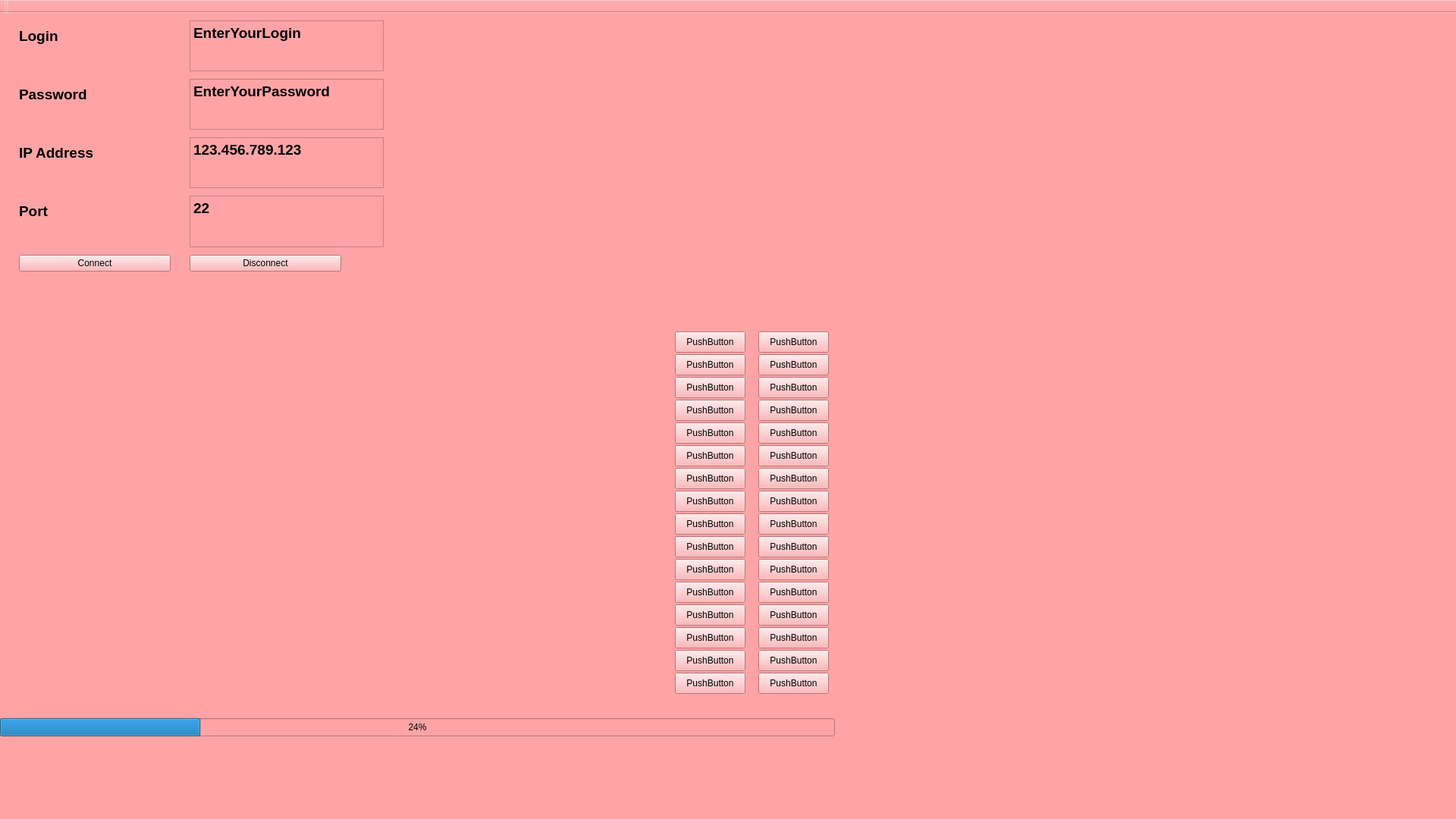
<?xml version="1.0" encoding="UTF-8"?>
<ui version="4.0">
 <class>Server_ManagerQT5</class>
 <widget class="QMainWindow" name="Server_ManagerQT5">
  <property name="geometry">
   <rect>
    <x>0</x>
    <y>0</y>
    <width>1920</width>
    <height>1080</height>
   </rect>
  </property>
  <property name="windowTitle">
   <string>Server Manager</string>
  </property>
  <property name="windowIcon">
   <iconset>
    <normaloff>.</normaloff>.</iconset>
  </property>
  <property name="styleSheet">
   <string notr="true">background-color: rgb(255, 164, 166);</string>
  </property>
  <widget class="QWidget" name="centralwidget">
   <widget class="QProgressBar" name="connectionBar">
    <property name="geometry">
     <rect>
      <x>0</x>
      <y>930</y>
      <width>1101</width>
      <height>24</height>
     </rect>
    </property>
    <property name="layoutDirection">
     <enum>Qt::LeftToRight</enum>
    </property>
    <property name="value">
     <number>24</number>
    </property>
    <property name="textDirection">
     <enum>QProgressBar::TopToBottom</enum>
    </property>
   </widget>
   <widget class="QPushButton" name="pushButton">
    <property name="geometry">
     <rect>
      <x>1000</x>
      <y>420</y>
      <width>93</width>
      <height>28</height>
     </rect>
    </property>
    <property name="text">
     <string>PushButton</string>
    </property>
   </widget>
   <widget class="QPushButton" name="pushButton_2">
    <property name="geometry">
     <rect>
      <x>1000</x>
      <y>450</y>
      <width>93</width>
      <height>28</height>
     </rect>
    </property>
    <property name="text">
     <string>PushButton</string>
    </property>
   </widget>
   <widget class="QPushButton" name="pushButton_3">
    <property name="geometry">
     <rect>
      <x>1000</x>
      <y>510</y>
      <width>93</width>
      <height>28</height>
     </rect>
    </property>
    <property name="text">
     <string>PushButton</string>
    </property>
   </widget>
   <widget class="QPushButton" name="pushButton_4">
    <property name="geometry">
     <rect>
      <x>1000</x>
      <y>480</y>
      <width>93</width>
      <height>28</height>
     </rect>
    </property>
    <property name="text">
     <string>PushButton</string>
    </property>
   </widget>
   <widget class="QPushButton" name="pushButton_5">
    <property name="geometry">
     <rect>
      <x>1000</x>
      <y>570</y>
      <width>93</width>
      <height>28</height>
     </rect>
    </property>
    <property name="text">
     <string>PushButton</string>
    </property>
   </widget>
   <widget class="QPushButton" name="pushButton_6">
    <property name="geometry">
     <rect>
      <x>1000</x>
      <y>540</y>
      <width>93</width>
      <height>28</height>
     </rect>
    </property>
    <property name="text">
     <string>PushButton</string>
    </property>
   </widget>
   <widget class="QPushButton" name="pushButton_7">
    <property name="geometry">
     <rect>
      <x>1000</x>
      <y>630</y>
      <width>93</width>
      <height>28</height>
     </rect>
    </property>
    <property name="text">
     <string>PushButton</string>
    </property>
   </widget>
   <widget class="QPushButton" name="pushButton_8">
    <property name="geometry">
     <rect>
      <x>1000</x>
      <y>600</y>
      <width>93</width>
      <height>28</height>
     </rect>
    </property>
    <property name="text">
     <string>PushButton</string>
    </property>
   </widget>
   <widget class="QPushButton" name="pushButton_9">
    <property name="geometry">
     <rect>
      <x>890</x>
      <y>450</y>
      <width>93</width>
      <height>28</height>
     </rect>
    </property>
    <property name="text">
     <string>PushButton</string>
    </property>
   </widget>
   <widget class="QPushButton" name="pushButton_10">
    <property name="geometry">
     <rect>
      <x>890</x>
      <y>480</y>
      <width>93</width>
      <height>28</height>
     </rect>
    </property>
    <property name="text">
     <string>PushButton</string>
    </property>
   </widget>
   <widget class="QPushButton" name="pushButton_11">
    <property name="geometry">
     <rect>
      <x>890</x>
      <y>570</y>
      <width>93</width>
      <height>28</height>
     </rect>
    </property>
    <property name="text">
     <string>PushButton</string>
    </property>
   </widget>
   <widget class="QPushButton" name="pushButton_12">
    <property name="geometry">
     <rect>
      <x>890</x>
      <y>630</y>
      <width>93</width>
      <height>28</height>
     </rect>
    </property>
    <property name="text">
     <string>PushButton</string>
    </property>
   </widget>
   <widget class="QPushButton" name="pushButton_13">
    <property name="geometry">
     <rect>
      <x>890</x>
      <y>540</y>
      <width>93</width>
      <height>28</height>
     </rect>
    </property>
    <property name="text">
     <string>PushButton</string>
    </property>
   </widget>
   <widget class="QPushButton" name="pushButton_14">
    <property name="geometry">
     <rect>
      <x>890</x>
      <y>600</y>
      <width>93</width>
      <height>28</height>
     </rect>
    </property>
    <property name="text">
     <string>PushButton</string>
    </property>
   </widget>
   <widget class="QPushButton" name="pushButton_15">
    <property name="geometry">
     <rect>
      <x>890</x>
      <y>510</y>
      <width>93</width>
      <height>28</height>
     </rect>
    </property>
    <property name="text">
     <string>PushButton</string>
    </property>
   </widget>
   <widget class="QPushButton" name="pushButton_16">
    <property name="geometry">
     <rect>
      <x>890</x>
      <y>420</y>
      <width>93</width>
      <height>28</height>
     </rect>
    </property>
    <property name="text">
     <string>PushButton</string>
    </property>
   </widget>
   <widget class="QPushButton" name="pushButton_17">
    <property name="geometry">
     <rect>
      <x>1000</x>
      <y>690</y>
      <width>93</width>
      <height>28</height>
     </rect>
    </property>
    <property name="text">
     <string>PushButton</string>
    </property>
   </widget>
   <widget class="QPushButton" name="pushButton_18">
    <property name="geometry">
     <rect>
      <x>890</x>
      <y>720</y>
      <width>93</width>
      <height>28</height>
     </rect>
    </property>
    <property name="text">
     <string>PushButton</string>
    </property>
   </widget>
   <widget class="QPushButton" name="pushButton_19">
    <property name="geometry">
     <rect>
      <x>890</x>
      <y>690</y>
      <width>93</width>
      <height>28</height>
     </rect>
    </property>
    <property name="text">
     <string>PushButton</string>
    </property>
   </widget>
   <widget class="QPushButton" name="pushButton_20">
    <property name="geometry">
     <rect>
      <x>890</x>
      <y>840</y>
      <width>93</width>
      <height>28</height>
     </rect>
    </property>
    <property name="text">
     <string>PushButton</string>
    </property>
   </widget>
   <widget class="QPushButton" name="pushButton_21">
    <property name="geometry">
     <rect>
      <x>890</x>
      <y>660</y>
      <width>93</width>
      <height>28</height>
     </rect>
    </property>
    <property name="text">
     <string>PushButton</string>
    </property>
   </widget>
   <widget class="QPushButton" name="pushButton_22">
    <property name="geometry">
     <rect>
      <x>1000</x>
      <y>720</y>
      <width>93</width>
      <height>28</height>
     </rect>
    </property>
    <property name="text">
     <string>PushButton</string>
    </property>
   </widget>
   <widget class="QPushButton" name="pushButton_23">
    <property name="geometry">
     <rect>
      <x>1000</x>
      <y>810</y>
      <width>93</width>
      <height>28</height>
     </rect>
    </property>
    <property name="text">
     <string>PushButton</string>
    </property>
   </widget>
   <widget class="QPushButton" name="pushButton_24">
    <property name="geometry">
     <rect>
      <x>1000</x>
      <y>870</y>
      <width>93</width>
      <height>28</height>
     </rect>
    </property>
    <property name="text">
     <string>PushButton</string>
    </property>
   </widget>
   <widget class="QPushButton" name="pushButton_25">
    <property name="geometry">
     <rect>
      <x>890</x>
      <y>780</y>
      <width>93</width>
      <height>28</height>
     </rect>
    </property>
    <property name="text">
     <string>PushButton</string>
    </property>
   </widget>
   <widget class="QPushButton" name="pushButton_26">
    <property name="geometry">
     <rect>
      <x>1000</x>
      <y>780</y>
      <width>93</width>
      <height>28</height>
     </rect>
    </property>
    <property name="text">
     <string>PushButton</string>
    </property>
   </widget>
   <widget class="QPushButton" name="pushButton_27">
    <property name="geometry">
     <rect>
      <x>890</x>
      <y>810</y>
      <width>93</width>
      <height>28</height>
     </rect>
    </property>
    <property name="text">
     <string>PushButton</string>
    </property>
   </widget>
   <widget class="QPushButton" name="pushButton_28">
    <property name="geometry">
     <rect>
      <x>1000</x>
      <y>840</y>
      <width>93</width>
      <height>28</height>
     </rect>
    </property>
    <property name="text">
     <string>PushButton</string>
    </property>
   </widget>
   <widget class="QPushButton" name="pushButton_29">
    <property name="geometry">
     <rect>
      <x>1000</x>
      <y>750</y>
      <width>93</width>
      <height>28</height>
     </rect>
    </property>
    <property name="text">
     <string>PushButton</string>
    </property>
   </widget>
   <widget class="QPushButton" name="pushButton_30">
    <property name="geometry">
     <rect>
      <x>890</x>
      <y>870</y>
      <width>93</width>
      <height>28</height>
     </rect>
    </property>
    <property name="text">
     <string>PushButton</string>
    </property>
   </widget>
   <widget class="QPushButton" name="pushButton_31">
    <property name="geometry">
     <rect>
      <x>1000</x>
      <y>660</y>
      <width>93</width>
      <height>28</height>
     </rect>
    </property>
    <property name="text">
     <string>PushButton</string>
    </property>
   </widget>
   <widget class="QPushButton" name="pushButton_32">
    <property name="geometry">
     <rect>
      <x>890</x>
      <y>750</y>
      <width>93</width>
      <height>28</height>
     </rect>
    </property>
    <property name="text">
     <string>PushButton</string>
    </property>
   </widget>
   <widget class="QWidget" name="formLayoutWidget">
    <property name="geometry">
     <rect>
      <x>-10</x>
      <y>-10</y>
      <width>1161</width>
      <height>371</height>
     </rect>
    </property>
    <layout class="QFormLayout" name="formLayout">
     <property name="sizeConstraint">
      <enum>QLayout::SetNoConstraint</enum>
     </property>
     <property name="fieldGrowthPolicy">
      <enum>QFormLayout::FieldsStayAtSizeHint</enum>
     </property>
     <property name="labelAlignment">
      <set>Qt::AlignLeading|Qt::AlignLeft|Qt::AlignTop</set>
     </property>
     <property name="formAlignment">
      <set>Qt::AlignLeading|Qt::AlignLeft|Qt::AlignTop</set>
     </property>
     <property name="horizontalSpacing">
      <number>25</number>
     </property>
     <property name="verticalSpacing">
      <number>10</number>
     </property>
     <property name="leftMargin">
      <number>35</number>
     </property>
     <property name="topMargin">
      <number>20</number>
     </property>
     <property name="rightMargin">
      <number>35</number>
     </property>
     <property name="bottomMargin">
      <number>20</number>
     </property>
     <item row="0" column="0">
      <widget class="QLabel" name="loginLabel_2">
       <property name="font">
        <font>
         <family>Arial</family>
         <pointsize>14</pointsize>
         <weight>75</weight>
         <bold>true</bold>
        </font>
       </property>
       <property name="text">
        <string>Login</string>
       </property>
      </widget>
     </item>
     <item row="0" column="1">
      <widget class="QTextEdit" name="passwordText_2">
       <property name="font">
        <font>
         <family>Arial</family>
         <pointsize>14</pointsize>
         <weight>75</weight>
         <bold>true</bold>
        </font>
       </property>
       <property name="html">
        <string>&lt;!DOCTYPE HTML PUBLIC &quot;-//W3C//DTD HTML 4.0//EN&quot; &quot;http://www.w3.org/TR/REC-html40/strict.dtd&quot;&gt;
&lt;html&gt;&lt;head&gt;&lt;meta name=&quot;qrichtext&quot; content=&quot;1&quot; /&gt;&lt;style type=&quot;text/css&quot;&gt;
p, li { white-space: pre-wrap; }
&lt;/style&gt;&lt;/head&gt;&lt;body style=&quot; font-family:'Arial'; font-size:14pt; font-weight:600; font-style:normal;&quot;&gt;
&lt;p style=&quot; margin-top:0px; margin-bottom:0px; margin-left:0px; margin-right:0px; -qt-block-indent:0; text-indent:0px;&quot;&gt;EnterYourLogin&lt;/p&gt;&lt;/body&gt;&lt;/html&gt;</string>
       </property>
      </widget>
     </item>
     <item row="2" column="0">
      <widget class="QLabel" name="passwordLabel_2">
       <property name="font">
        <font>
         <family>Arial</family>
         <pointsize>14</pointsize>
         <weight>75</weight>
         <bold>true</bold>
        </font>
       </property>
       <property name="text">
        <string>Password</string>
       </property>
      </widget>
     </item>
     <item row="2" column="1">
      <widget class="QTextEdit" name="loginText_2">
       <property name="maximumSize">
        <size>
         <width>16777215</width>
         <height>16777215</height>
        </size>
       </property>
       <property name="font">
        <font>
         <family>Arial</family>
         <pointsize>14</pointsize>
         <weight>75</weight>
         <bold>true</bold>
        </font>
       </property>
       <property name="html">
        <string>&lt;!DOCTYPE HTML PUBLIC &quot;-//W3C//DTD HTML 4.0//EN&quot; &quot;http://www.w3.org/TR/REC-html40/strict.dtd&quot;&gt;
&lt;html&gt;&lt;head&gt;&lt;meta name=&quot;qrichtext&quot; content=&quot;1&quot; /&gt;&lt;style type=&quot;text/css&quot;&gt;
p, li { white-space: pre-wrap; }
&lt;/style&gt;&lt;/head&gt;&lt;body style=&quot; font-family:'Arial'; font-size:14pt; font-weight:600; font-style:normal;&quot;&gt;
&lt;p style=&quot; margin-top:0px; margin-bottom:0px; margin-left:0px; margin-right:0px; -qt-block-indent:0; text-indent:0px;&quot;&gt;EnterYourPassword&lt;/p&gt;&lt;/body&gt;&lt;/html&gt;</string>
       </property>
      </widget>
     </item>
     <item row="3" column="0">
      <widget class="QLabel" name="hostLabel_2">
       <property name="font">
        <font>
         <family>Arial</family>
         <pointsize>14</pointsize>
         <weight>75</weight>
         <bold>true</bold>
        </font>
       </property>
       <property name="text">
        <string>IP Address</string>
       </property>
      </widget>
     </item>
     <item row="3" column="1">
      <widget class="QTextEdit" name="hostText_2">
       <property name="font">
        <font>
         <family>Arial</family>
         <pointsize>14</pointsize>
         <weight>75</weight>
         <bold>true</bold>
        </font>
       </property>
       <property name="html">
        <string>&lt;!DOCTYPE HTML PUBLIC &quot;-//W3C//DTD HTML 4.0//EN&quot; &quot;http://www.w3.org/TR/REC-html40/strict.dtd&quot;&gt;
&lt;html&gt;&lt;head&gt;&lt;meta name=&quot;qrichtext&quot; content=&quot;1&quot; /&gt;&lt;style type=&quot;text/css&quot;&gt;
p, li { white-space: pre-wrap; }
&lt;/style&gt;&lt;/head&gt;&lt;body style=&quot; font-family:'Arial'; font-size:14pt; font-weight:600; font-style:normal;&quot;&gt;
&lt;p style=&quot; margin-top:0px; margin-bottom:0px; margin-left:0px; margin-right:0px; -qt-block-indent:0; text-indent:0px;&quot;&gt;123.456.789.123&lt;/p&gt;&lt;/body&gt;&lt;/html&gt;</string>
       </property>
      </widget>
     </item>
     <item row="5" column="0">
      <widget class="QLabel" name="portLabel_2">
       <property name="font">
        <font>
         <family>Arial</family>
         <pointsize>14</pointsize>
         <weight>75</weight>
         <bold>true</bold>
        </font>
       </property>
       <property name="text">
        <string>Port</string>
       </property>
      </widget>
     </item>
     <item row="5" column="1">
      <widget class="QTextEdit" name="portText_2">
       <property name="sizePolicy">
        <sizepolicy hsizetype="Expanding" vsizetype="Expanding">
         <horstretch>0</horstretch>
         <verstretch>0</verstretch>
        </sizepolicy>
       </property>
       <property name="font">
        <font>
         <family>Arial</family>
         <pointsize>14</pointsize>
         <weight>75</weight>
         <bold>true</bold>
        </font>
       </property>
       <property name="html">
        <string>&lt;!DOCTYPE HTML PUBLIC &quot;-//W3C//DTD HTML 4.0//EN&quot; &quot;http://www.w3.org/TR/REC-html40/strict.dtd&quot;&gt;
&lt;html&gt;&lt;head&gt;&lt;meta name=&quot;qrichtext&quot; content=&quot;1&quot; /&gt;&lt;style type=&quot;text/css&quot;&gt;
p, li { white-space: pre-wrap; }
&lt;/style&gt;&lt;/head&gt;&lt;body style=&quot; font-family:'Arial'; font-size:14pt; font-weight:600; font-style:normal;&quot;&gt;
&lt;p style=&quot; margin-top:0px; margin-bottom:0px; margin-left:0px; margin-right:0px; -qt-block-indent:0; text-indent:0px;&quot;&gt;22&lt;/p&gt;&lt;/body&gt;&lt;/html&gt;</string>
       </property>
      </widget>
     </item>
     <item row="6" column="0">
      <widget class="QPushButton" name="connectButton_2">
       <property name="enabled">
        <bool>true</bool>
       </property>
       <property name="sizePolicy">
        <sizepolicy hsizetype="Preferred" vsizetype="Fixed">
         <horstretch>50</horstretch>
         <verstretch>0</verstretch>
        </sizepolicy>
       </property>
       <property name="minimumSize">
        <size>
         <width>200</width>
         <height>0</height>
        </size>
       </property>
       <property name="maximumSize">
        <size>
         <width>16777215</width>
         <height>16777215</height>
        </size>
       </property>
       <property name="text">
        <string>Connect</string>
       </property>
      </widget>
     </item>
     <item row="6" column="1">
      <widget class="QPushButton" name="disconnectButton_2">
       <property name="minimumSize">
        <size>
         <width>200</width>
         <height>0</height>
        </size>
       </property>
       <property name="text">
        <string>Disconnect</string>
       </property>
      </widget>
     </item>
    </layout>
   </widget>
   <widget class="QLabel" name="label">
    <property name="geometry">
     <rect>
      <x>10</x>
      <y>370</y>
      <width>651</width>
      <height>521</height>
     </rect>
    </property>
    <property name="text">
     <string/>
    </property>
    <property name="pixmap">
     <pixmap resource="resources.qrc">:/dino.png</pixmap>
    </property>
    <property name="scaledContents">
     <bool>true</bool>
    </property>
   </widget>
  </widget>
  <widget class="QStatusBar" name="statusbar"/>
  <widget class="QToolBar" name="toolBar">
   <property name="windowTitle">
    <string>toolBar</string>
   </property>
   <attribute name="toolBarArea">
    <enum>TopToolBarArea</enum>
   </attribute>
   <attribute name="toolBarBreak">
    <bool>false</bool>
   </attribute>
  </widget>
 </widget>
 <resources>
  <include location="resources.qrc"/>
 </resources>
 <connections/>
</ui>
